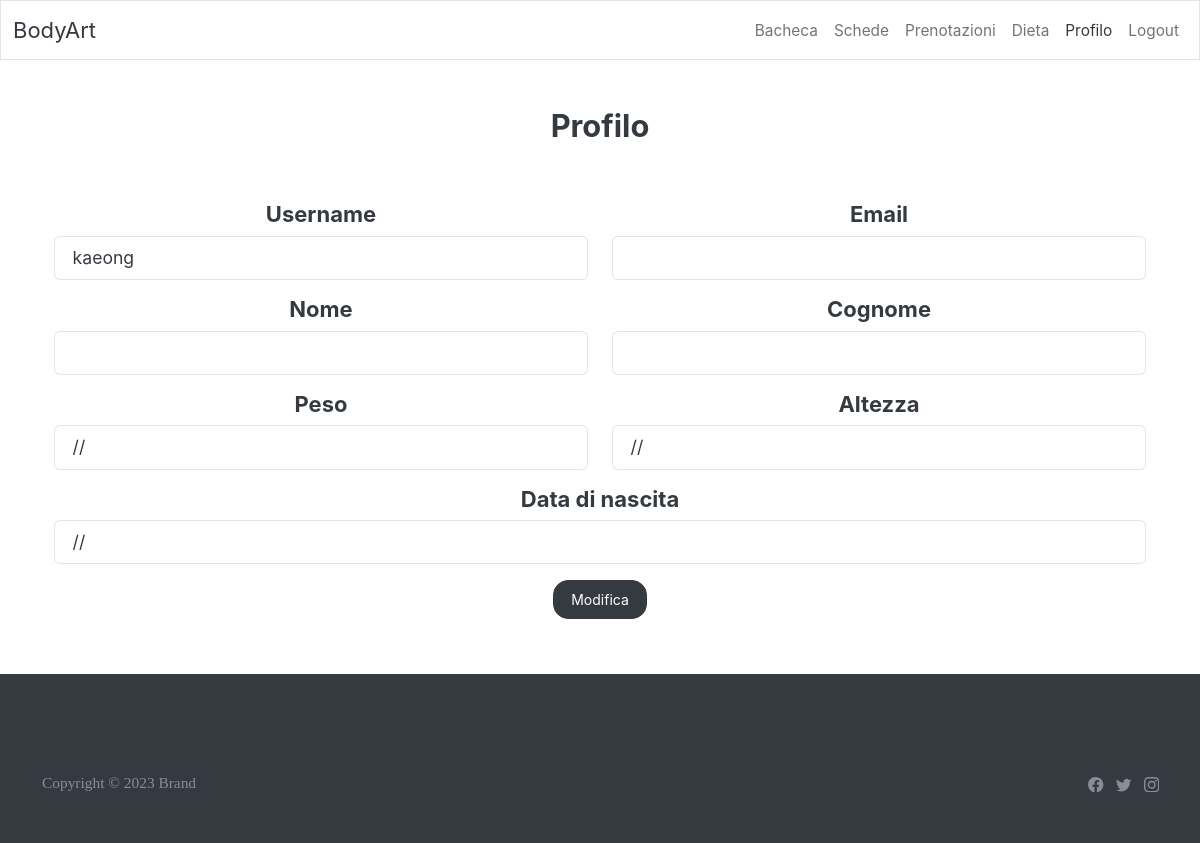
/profile/ (signed in), run on the app's committed database.
### GymApp/models.py (models this page shows)
class GymUser(AbstractUser):
    weight = models.FloatField(null=True, blank=True, verbose_name='peso')
    height = models.FloatField(null=True, blank=True, verbose_name='altezza')
    date_of_birth = models.DateField(null=True, blank=True, verbose_name='data di nascita')
    picture = models.ImageField(null=True, blank=True, verbose_name='foto profilo', upload_to='profile_pics')
    notifications = models.OneToOneField(Notifications, on_delete=models.CASCADE, verbose_name='notifiche',
                                         default=Notifications.objects.create)

### GymApp/views.py (the view)
# urls.py: path('profile/', UserDetailView.as_view(), name='profile'),
class UserDetailView(LoginRequiredMixin, DetailView):
    model = GymUser
    template_name = 'user.html'
    context_object_name = 'user'
    def get_object(self, queryset=None):
        return self.request.user

### GymApp/templatetags/custom_tags.py (called while the page is built)
@register.simple_tag()
def logged_header(request, highlighted_index: int):
    template = get_template('loggedheader.html')
    context = {
        'highlighted_index': highlighted_index,
        'user': request.user,
        'request': request
    }
    return template.render(context)

### templates/user.html (shortened to what this page needs)
{% extends 'loggedbase.html' %}
{% load custom_tags %}
{% block body %}
    {% logged_header request 5 %}
    <div class="container py-5">
        <div class="row mb-4 mb-lg-5">
            <div class="col-md-8 col-xl-6 text-center mx-auto">
                <h3 class="fw-bold">Profilo</h3>
            </div>
        </div>
        <div class="container justify-content-center">
            <div class="row mb-3">
                <div class="col">
                    <h5 style="text-align: center"> Username </h5>
                    <input class="form-control" type="text" readonly="readonly"
                           value="{{ user.username }}">
                </div>
                <div class="col">
                    <h5 style="text-align: center"> Email </h5>
                    <input class="form-control" type="text" readonly="readonly"
                           value="{{ user.email }}">
                </div>
            </div>
            <div class="row mb-3">
                <div class="col">
                    <h5 style="text-align: center"> Nome </h5>
                    <input class="form-control" type="text" readonly="readonly"
                           value="{{ user.first_name }}">
                </div>
                <div class="col">
                    <h5 style="text-align: center"> Cognome </h5>
                    <input class="form-control" type="text" readonly="readonly"
                           value="{{ user.last_name }}">
                </div>
            </div>
            <div class="row mb-3">
                <div class="col">
                    <h5 style="text-align: center"> Peso </h5>
                    <input class="form-control" type="text" readonly="readonly"
                           value="{% if user.weight %}{{ user.weight }}{% else %}//{% endif %}">
                </div>
                <div class="col">
                    <h5 style="text-align: center"> Altezza </h5>
                    <input class="form-control" type="text" readonly="readonly"
                           value="{% if user.height %}{{ user.height }}{% else %}//{% endif %}">
                </div>
            </div>
            <div class="row mb-3">
                <div class="col">
                    <h5 style="text-align: center"> Data di nascita </h5>
                    <input class="form-control" type="text" readonly="readonly"
                           value="{% if user.date_of_birth %}{{ user.date_of_birth }}{% else %}//{% endif %}">
                </div>
            </div>
            <div class="row mb-3 col" style="display:flex;justify-content: center;" >
                <a href="{% url 'profile_edit' %}" style="width: fit-content">
                    <button class="btn btn-dark">Modifica</button></a>
            </div>
        </div>
    </div>
{% endblock %}

### data on the page
GymUser: username "kaeong", weight "//", height "//", date_of_birth "//"
